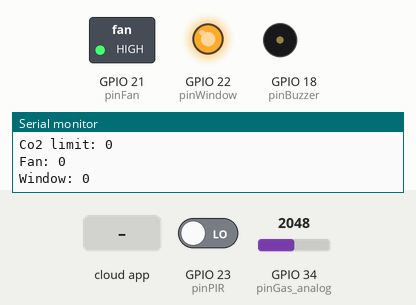
The sketch below on a simulated ESP32. On the bench: switched loads named in the sketch (green lamp = pin HIGH), output pins drawn as LEDs (lit = HIGH), buzzer (waves = sounding, pin HIGH), the last lines printed to the serial monitor. The test bench sets the inputs (shaded band); at power-on: GPIO 23 (pinPIR) LOW, GPIO 34 (pinGas_analog) = 2048. WiFi joins after 1.5 s; servers stay silent unless stated; the Firebase database answers and starts empty.

Above: at 2.7 s.
2.8 s: the phone or cloud app sets boolFan to 1
At 9.2 s:
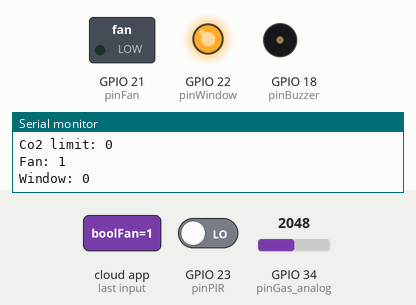
9.8 s: GPIO 23 (pinPIR) driven HIGH
13.1 s: the phone or cloud app sets boolAutomatic to 1
At 14.9 s:
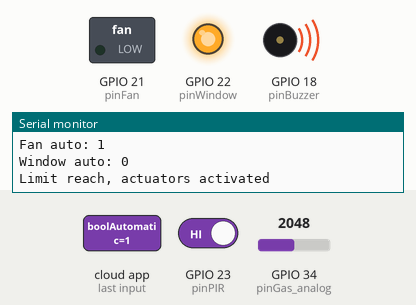
16.4 s: the phone or cloud app sets boolWindow to 1
At 20.7 s:
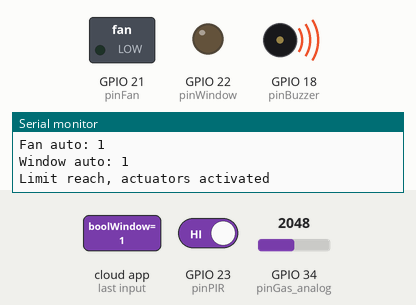
21.6 s: the phone or cloud app sets boolFan to 0
At 26.4 s:
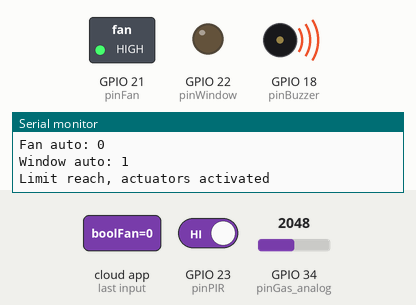
27.5 s: the phone or cloud app sets boolWindow to 0
At 32.2 s:
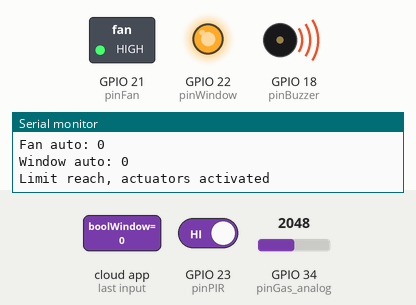
Timing chart, 0 to 33.7 s (numbered marks = the images above; inputs shaded):
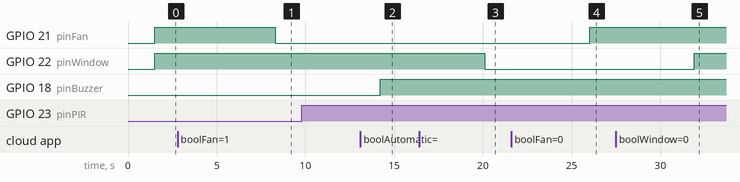

The sketch:

CO2Control_arduino.ino
```cpp
/* Authors: Andriy Fujii
 *          Luiz Zimmermann
 */

#include <WiFi.h>
#include <FirebaseESP32.h>

//Firebase and wifi conection configs
#define FIREBASE_HOST "https://co2control-54e55-default-rtdb.firebaseio.com"
#define FIREBASE_AUTH "1WpG8rPV25tZtav5gaTmUsCcDK7HznpwcuKP4f2D"
#define WIFI_SSID "TP-Link_3D4B"
#define WIFI_PASSWORD "26071404"

//Pins definition
#define pinPIR 23
#define pinFan 21
#define pinWindow 22
#define pinBuzzer 18
#define pinGas_digital 19
#define pinGas_analog 34


//Define FirebaseESP32 data object
FirebaseData firebaseData;
FirebaseJson json;

//Control variables
int automatic_mode = 0;
int co2_limit = 0;
int presence = 0;
int co2_level = 0;


void autonomus_mode(){

    Serial.println("Automatic mode activaded");

    Serial.print("Presence: ");
    Serial.println(presence);
    Serial.print("CO2: ");
    Serial.println(co2_level);
    Serial.print("CO2 limit: ");
    Serial.println(co2_limit);

    if(presence == 1 and co2_level >= co2_limit){

      int fan, win = 0;
      if(Firebase.getBool(firebaseData, "SensorConfigs/1/boolFan")){

        Serial.print("Fan auto: ");
        fan = firebaseData.boolData();
        Serial.println(fan);

      }else{
        //Failed, get the error reason from firebaseData
        Serial.print("Error to retrieve information of automatic mode!!:  ");
        Serial.println(firebaseData.errorReason());
      }

      if(Firebase.getBool(firebaseData, "SensorConfigs/1/boolWindow")){

        Serial.print("Window auto: ");
        win = firebaseData.boolData();
        Serial.println(win);

      }else{
        //Failed, get the error reason from firebaseData
        Serial.print("Error to retrieve information of automatic mode!!:  ");
        Serial.println(firebaseData.errorReason());
      }

      Serial.println("Limit reach, actuators activated");

      //Activaded in LOW
      if (fan == 1){
        digitalWrite(pinFan, LOW);
      }else{
        digitalWrite(pinFan, HIGH);
      }

      //Activaded in LOW
      if(win == 1){
        digitalWrite(pinWindow, LOW);
      }else{
        digitalWrite(pinWindow, HIGH);
      }
      //Actuators activaded
      digitalWrite(pinBuzzer, HIGH);

    }else{
       Serial.println("Under limit, actuators deactivated");
       //Actuators desactivaded
       digitalWrite(pinFan, HIGH);
       digitalWrite(pinWindow, HIGH);
       digitalWrite(pinBuzzer, LOW);
    }
}


void check_system(){
    Serial.println("-----------------------------------------------");
    //------------------------------------------------------------------
    //Retrive automode status
    if(Firebase.getBool(firebaseData, "SensorConfigs/1/boolAutomatic")){

      Serial.print("Auto mode: ");
      automatic_mode = firebaseData.boolData();
      Serial.println(automatic_mode);

    }else{
      //Failed, get the error reason from firebaseData
      Serial.print("Error to retrieve information of automatic mode!!:  ");
      Serial.println(firebaseData.errorReason());
    }
    //------------------------------------------------------------------

    //------------------------------------------------------------------
    //Retrieve co2 limit data
    if(Firebase.getInt(firebaseData, "SensorConfigs/1/co2Threshold")){

      Serial.print("Co2 limit: ");
      co2_limit = firebaseData.intData();
      Serial.println(co2_limit);


    }else{
      //Failed, get the error reason from firebaseData
      Serial.print("Error to retrieve information of automatic mode!!:  ");
      Serial.println(firebaseData.errorReason());
    }
    //------------------------------------------------------------------

    //------------------------------------------------------------------
    //Set presence status
    if(Firebase.setInt(firebaseData, "SensorValues/1/boolPresence", presence)){
      //Success
      //Serial.println("Set presence data success");
    }else{
      //Failed, get the error reason from firebaseData

      Serial.print("Error in setInt presence: ");
      Serial.println(firebaseData.errorReason());
    }

    //------------------------------------------------------------------


    //------------------------------------------------------------------
    //Set co2 value
    co2_level = analogRead(pinGas_analog);
    if(Firebase.setInt(firebaseData, "SensorValues/1/co2Value", co2_level)){
      //Success
      //Serial.println("Set co2_level data success");
    }else{
      //Failed, get the error reason from firebaseData

      Serial.print("Error in co2_level sent: ");
      Serial.println(firebaseData.errorReason());
    }
    //------------------------------------------------------------------

    //------------------------------------------------------------------
    //Check auto mode status
    if(automatic_mode == 1){
      autonomus_mode();
    }else{
      int fan, win = 0;

      //Retriving information about actuators
      if(Firebase.getBool(firebaseData, "SensorConfigs/1/boolFan")){

        Serial.print("Fan: ");
        fan = firebaseData.boolData();
        Serial.println(fan);

      }else{
        //Failed, get the error reason from firebaseData
        Serial.print("Error to retrieve information of automatic mode!!:  ");
        Serial.println(firebaseData.errorReason());
      }

      if(Firebase.getBool(firebaseData, "SensorConfigs/1/boolWindow")){

        Serial.print("Window: ");
        win = firebaseData.boolData();
        Serial.println(win);

      }else{
        //Failed, get the error reason from firebaseData
        Serial.print("Error to retrieve information of automatic mode!!:  ");
        Serial.println(firebaseData.errorReason());
      }

      //On/off actuators
      if (fan == 1){
        digitalWrite(pinFan, LOW);
      }else{
        digitalWrite(pinFan, HIGH);
      }

      if(win == 1){
        digitalWrite(pinWindow, LOW);
      }else{
        digitalWrite(pinWindow, HIGH);
      }

    }
    //------------------------------------------------------------------

}

//Function to be called for the interruption
void IRAM_ATTR sensor_movimento(){

    Serial.println("Presença: ");
    Serial.println(digitalRead(pinPIR));
    presence = digitalRead(pinPIR);

}

//Initial configs
void setup()
{

    Serial.begin(115200);

    //Trying to connect to wifi
    WiFi.begin(WIFI_SSID, WIFI_PASSWORD);
    Serial.print("Connecting to Wi-Fi");
    while (WiFi.status() != WL_CONNECTED)
    {
      Serial.print(".");
      delay(300);
    }
    Serial.println();
    Serial.print("Connected with IP: ");
    Serial.println(WiFi.localIP());
    Serial.println();

    //Firebase configs
    Firebase.begin(FIREBASE_HOST, FIREBASE_AUTH);
    Firebase.reconnectWiFi(true);
    //Set database read timeout to 1 minute (max 15 minutes)
    Firebase.setReadTimeout(firebaseData, 1000 * 60);
    //tiny, small, medium, large and unlimited.
    //Size and its write timeout e.g. tiny (1s), small (10s), medium (30s) and large (60s).
    Firebase.setwriteSizeLimit(firebaseData, "tiny");

    //Pins modes
    pinMode(pinPIR, INPUT_PULLUP);
    pinMode(pinFan, OUTPUT);
    pinMode(pinWindow, OUTPUT);
    pinMode(pinBuzzer, OUTPUT);
    pinMode(pinGas_digital, INPUT);
    pinMode(pinGas_analog, INPUT);

    //Pins set to low
    //Active in low
    digitalWrite(pinFan, HIGH);
    digitalWrite(pinWindow, HIGH);
    //Active in high
    digitalWrite(pinBuzzer, LOW);

    //Attach a fuction to an interruption activaded for change on the pinPIR port
    attachInterrupt(digitalPinToInterrupt(pinPIR), sensor_movimento, CHANGE);

    /*
    This option allows get and delete functions (PUT and DELETE HTTP requests) works for device connected behind the
    Firewall that allows only GET and POST requests.

    Firebase.enableClassicRequest(firebaseData, true);
    */

    Serial.println("------------------------------------");
    Serial.println("Connected...");

}

int refreshTime = 5000;

void loop()
{

   check_system();
   delay(refreshTime);

}
```

Measured:
- after the input at 2.8 s, GPIO 21 (pinFan): HIGH → LOW after 5.5 s
- after the input at 13.1 s, GPIO 18 (pinBuzzer): LOW → HIGH after 1.1 s
- after the input at 16.4 s, GPIO 22 (pinWindow): HIGH → LOW after 3.7 s
- after the input at 21.6 s, GPIO 21 (pinFan): LOW → HIGH after 4.4 s
- after the input at 27.5 s, GPIO 22 (pinWindow): LOW → HIGH after 4.4 s
